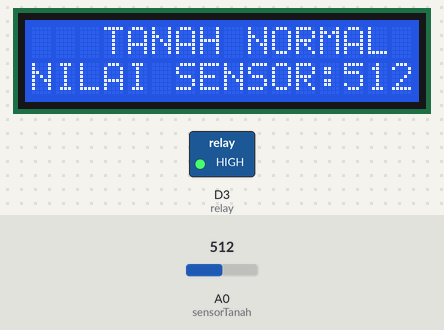
A sketch run on a simulated ESP8266 (NodeMCU). Parts: 16×2 character LCD, switched loads named in the sketch (green lamp = pin HIGH). The inputs (shaded band) are chosen by the test bench; at power-on: A0 (sensorTanah) = 512. WiFi joins after 1.5 s; servers stay silent unless stated; what the sketch prints to the serial monitor is not drawn.

Above: at 3.0 s.
3.1 s: A0 (sensorTanah) set to 592
5.5 s: A0 (sensorTanah) set to 617
At 6.8 s:
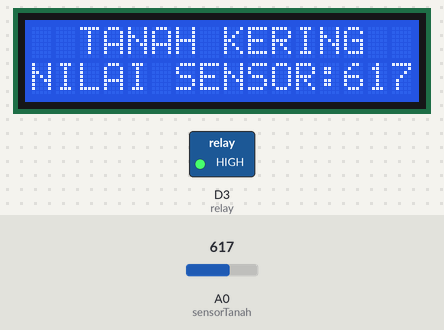
7.1 s: A0 (sensorTanah) set to 366
At 8.5 s:
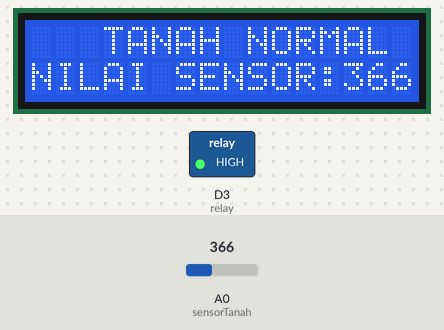
8.9 s: A0 (sensorTanah) set to 333
At 10.1 s:
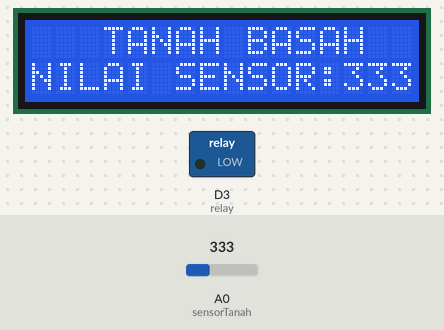
Timing chart, 0 to 11.9 s (numbered marks = the images above; inputs shaded):
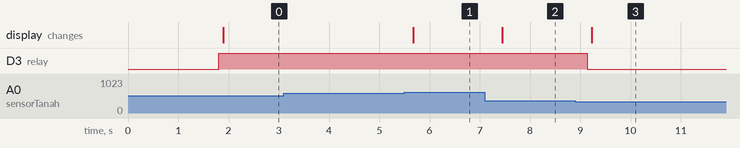

The sketch:

automatic_watering.ino
```cpp
//Penyiram tanaman otomatis

#define BLYNK_PRINT Serial
#define BLYNK_TEMPLATE_ID "TMPL6XbHTFEvI"
#define BLYNK_TEMPLATE_NAME "penyiraman IOT"
#define BLYNK_AUTH_TOKEN "FCU0tagq_AqAJPBHGvI0G5ggcEflydmH"
#include <SPI.h>
#include <ESP8266WiFi.h>
#include <BlynkSimpleEsp8266.h>
#include <LiquidCrystal_I2C.h>

LiquidCrystal_I2C lcd(0x27,16,2);

char auth[] = "FCU0tagq_AqAJPBHGvI0G5ggcEflydmH"; //ISI TOKEN PADA APLIKASI BLYNX ANDROID
char ssid[] = "tenda";                             //NAMA HOTSPOT
char pass[] = "duakelinci";                         //password hotspot


const int sensorTanah = A0; //inisialisasi pin sensor
const int relay = D3;       //inisialisasi pin relay


void setup() {
Serial.begin (9600);          //memanggil serial monitor
pinMode(sensorTanah, INPUT);   //menetapkan sensor tanah atau pin A0 sebagai input
pinMode(relay, OUTPUT);       //menetapkan relay atau pin D6 sebagai output
Blynk.begin(auth, ssid, pass);


}

void loop() {
int dataAnalog = analogRead (sensorTanah);  //membaca nilai dari pin sensor
//print hasil ke serial monitor
Serial.print ("A0 : ");
Serial.print (dataAnalog);
//print hasil ke blink
Blynk.virtualWrite(V1, "NILAI SENSOR");
Blynk.virtualWrite(V0, dataAnalog);
Blynk.run();

//jika nilai A0 lebih dari 600, relay menyala, print ke serial monitor dan ke lcd
if (dataAnalog > 600) {
  Serial.println(". Tanah Kering");
  {
  digitalWrite (relay, HIGH);
  lcd.init();                      // initialize the lcd
  // Print a message to the LCD.
  lcd.backlight();
  lcd.setCursor(2,0);
  lcd.print("TANAH KERING");
  lcd.setCursor(0,1);
  lcd.print("NILAI SENSOR:");
  lcd.print (dataAnalog);


}


  }

 //tetapi, jika nilai A0 kurang dari 350, relay mati, print ke serial monitor dan lcd
 else if (dataAnalog  < 350) {
  Serial.println(". Tanah Masih Basah");
   {
  digitalWrite (relay, LOW);
  lcd.init();                      // initialize the lcd
  // Print a message to the LCD.
  lcd.backlight();
  lcd.setCursor(3,0);
  lcd.print("TANAH BASAH");
  lcd.setCursor(0,1);
  lcd.print("NILAI SENSOR:");
  lcd.print (dataAnalog);


}


  }
//juga tetapi, jika nilai A0 kurang dari 550 dan lebih dari 350, relai mati, print ke serial monitor dan lcd
 else if (dataAnalog  < 550) {
  Serial.println(". Kelembaban Tanah Normal");
   {
  digitalWrite (relay, HIGH);
  lcd.init();                      // initialize the lcd
  // Print a message to the LCD.
  lcd.backlight();
  lcd.setCursor(3,0);
  lcd.print("TANAH NORMAL");
  lcd.setCursor(0,1);
  lcd.print("NILAI SENSOR:");
  lcd.print (dataAnalog);
  }
}
 delay (500);
}
```

Measured:
- the behaviour switches between 600 and 601 on A0 (sensorTanah) (found by bisection; images 0 and 1)
- the behaviour switches between 350 and 349 on A0 (sensorTanah) (found by bisection; images 2 and 3)
- after the input at 3.1 s, every drawn part: stays the same
- after the input at 5.5 s, the display: changes after 0.18 s (image 1)
- after the input at 7.1 s, the display: changes after 0.35 s (image 2)
- after the input at 8.9 s, D3 (relay): HIGH → LOW after 0.24 s; the display: changes after 0.33 s (image 3)
